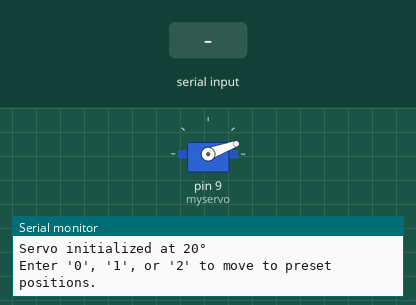
Recording of a sketch running on a simulated Arduino Uno, built with avr-gcc and run on an emulated ATmega328P. Parts: servo, the last lines printed to the serial monitor. Inputs (shaded band) come from the test bench.

Above: at 2.2 s.
2.3 s: "1\n" received over Serial
At 3.2 s:
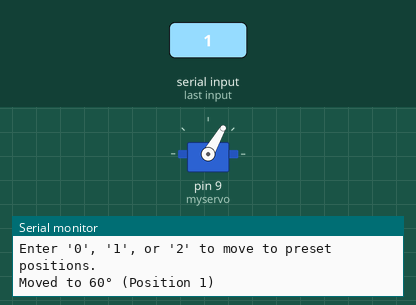
4.4 s: byte 48 ('0') received over Serial
At 6.3 s:
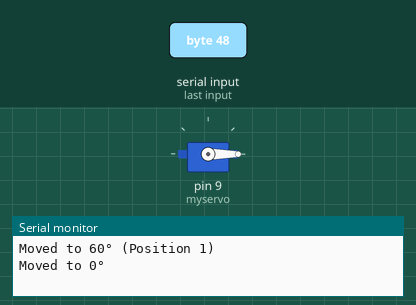
6.8 s: byte 50 ('2') received over Serial
At 8.17 s:
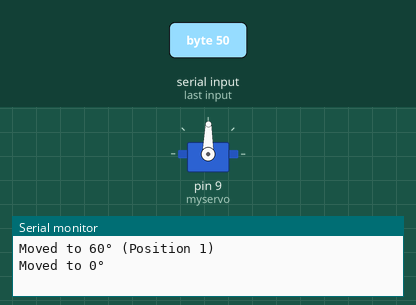
9.8 s: "0\n" received over Serial
At 9.98 s:
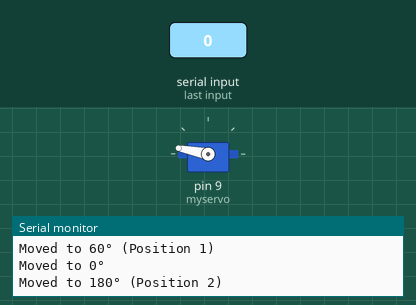
Timing chart, 0 to 13.8 s (numbered marks = the images above; inputs shaded):
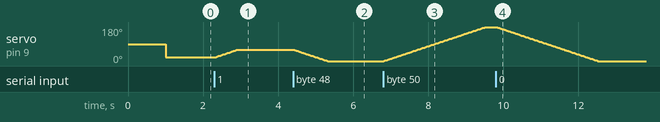

The sketch:

AutomaticPlantWaterSwitch.ino
```cpp
#include <Servo.h>

Servo myservo;
int currentAngle = 20;  // Keep track of the current position

void setup() {
  Serial.begin(9600);
  myservo.attach(9);
  delay(1000);

  myservo.write(currentAngle); // Start at 20°
  Serial.println("Servo initialized at 20°");
  Serial.println("Enter '0', '1', or '2' to move to preset positions.");
}

void moveServoSmoothly(int targetAngle, int delayPerStep = 15) {
  if (targetAngle == currentAngle) return;

  int step = (targetAngle > currentAngle) ? 1 : -1;
  for (int angle = currentAngle; angle != targetAngle; angle += step) {
    myservo.write(angle);
    delay(delayPerStep);
  }
  myservo.write(targetAngle);  // Ensure exact final position
  currentAngle = targetAngle;
}

void loop() {
  if (Serial.available()) {
    char input = Serial.read();

    if (input == '0') {
      moveServoSmoothly(0);
      Serial.println("Moved to 0°");
    } else if (input == '1') {
      moveServoSmoothly(60);
      Serial.println("Moved to 60° (Position 1)");
    } else if (input == '2') {
      moveServoSmoothly(180);
      Serial.println("Moved to 180° (Position 2)");
    } else if (input != '\r' && input != '\n') {
      Serial.print("Invalid input: ");
      Serial.println(input);
    }
  }
}
```

Measured:
- after the input at 2.3 s, servo on pin 9 (myservo): moves from 20° to 60° over 0.60 s, starting at once
- after the input at 4.4 s, servo on pin 9 (myservo): moves from 60° to 0° over 0.90 s, starting at once
- after the input at 6.8 s, servo on pin 9 (myservo): moves from 0° to 180° over 2.7 s, starting at once
- after the input at 9.8 s, servo on pin 9 (myservo): moves from 180° to 0° over 2.7 s, starting at once
